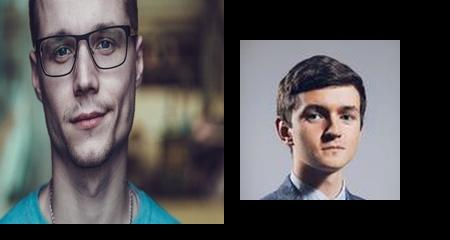
#> input picture test_data/multi_face_test.jpg, 450 x 240 px
$ python -i preprocessing.py   (imports and definitions only)
#> lines starting #> are read from the running program, lines starting #| are printed output that depends on the picture
"""Upload validation, face detection and model-input preparation."""
from __future__ import annotations

import io
from dataclasses import dataclass
from functools import lru_cache
from pathlib import Path

import cv2
import numpy as np
from PIL import Image, ImageOps, UnidentifiedImageError

import config

Image.MAX_IMAGE_PIXELS = config.MAX_IMAGE_PIXELS

Box = tuple[int, int, int, int]  # x, y, width, height


class ImageValidationError(ValueError):
    """Raised when an upload cannot be used. The message is safe to show to users."""


@dataclass
class ValidatedImage:
    """A decoded, EXIF-corrected RGB image plus basic file facts."""

    filename: str
    image: Image.Image
    file_format: str
    size_bytes: int

    @property
    def width(self) -> int:
        return self.image.width

    @property
    def height(self) -> int:
        return self.image.height


# [39 lines left out: function validate_upload, not called in this run]


# --------------------------------------------------------------------------- #
# Face detection (OpenCV Haar cascade - lightweight, ships with opencv)
# --------------------------------------------------------------------------- #
@dataclass
class FaceDetection:
    boxes: list[Box]
    detector_available: bool = True

    @property
    def count(self) -> int:
        return len(self.boxes)

    # [9 lines left out: function summary, not called in this run]


@lru_cache(maxsize=1)
def _load_cascade() -> cv2.CascadeClassifier | None:
    if not hasattr(cv2, "CascadeClassifier") or not hasattr(cv2, "data") or not hasattr(cv2.data, "haarcascades"):
        return None
    path = Path(cv2.data.haarcascades) / "haarcascade_frontalface_default.xml"
    if not path.is_file():
        return None
    try:
        cascade = cv2.CascadeClassifier(str(path))
        return None if cascade.empty() else cascade
    except Exception:
        return None


def detect_faces(image: Image.Image) -> FaceDetection:
    """Detect frontal faces. Haar cascades miss profile/occluded faces - see README."""
    cascade = _load_cascade()
    if cascade is None:
        return FaceDetection(boxes=[], detector_available=False)

    gray = cv2.cvtColor(np.asarray(image), cv2.COLOR_RGB2GRAY)
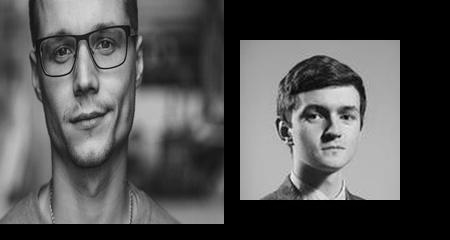
#> gray: shape (240, 450); min 0, max 248, mean 82
    scale = min(1.0, config.FACE_DETECT_MAX_SIDE / max(gray.shape))
#> scale = 1
    if scale < 1.0:
        gray = cv2.resize(gray, None, fx=scale, fy=scale, interpolation=cv2.INTER_AREA)

    min_side = max(30, int(0.05 * min(gray.shape)))
#> min_side = 30
    found = cascade.detectMultiScale(gray, scaleFactor=1.1, minNeighbors=5, minSize=(min_side, min_side))
#> found = [[286, 77, 91, 91], [27, 3, 117, 117]]
    boxes = [(int(x / scale), int(y / scale), int(w / scale), int(h / scale)) for x, y, w, h in found]
#> boxes = [(286, 77, 91, 91), (27, 3, 117, 117)]
    boxes.sort(key=lambda b: b[2] * b[3], reverse=True)  # largest face first
    return FaceDetection(boxes=boxes)


# [33 lines left out: functions crop_face, draw_face_boxes, prepare_model_input, not called in this run]

>>> import cv2
>>> picture = cv2.cvtColor(cv2.imread('../test_data/multi_face_test.jpg'), cv2.COLOR_BGR2RGB)
>>> result = detect_faces(picture)

$ run again, on test_data/three_face_test.jpg
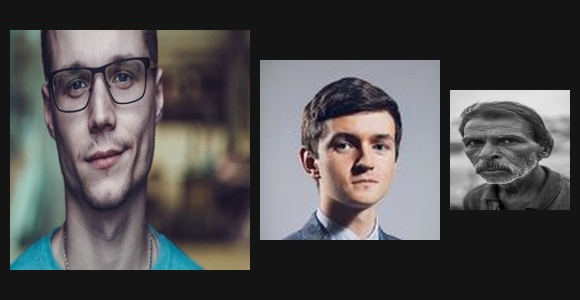
#> input picture test_data/three_face_test.jpg, 580 x 300 px
#> in detect_faces, `gray = cv2.cvtColor(np.asarray(image), cv2.COLOR_RGB2GRAY)`:
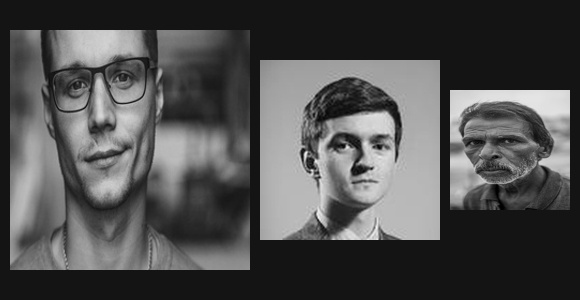
#> gray: shape (300, 580); min 0, max 247, mean 78.9
#> found = [[311, 102, 105, 105], [31, 26, 141, 141]]
#> boxes = [(311, 102, 105, 105), (31, 26, 141, 141)]
